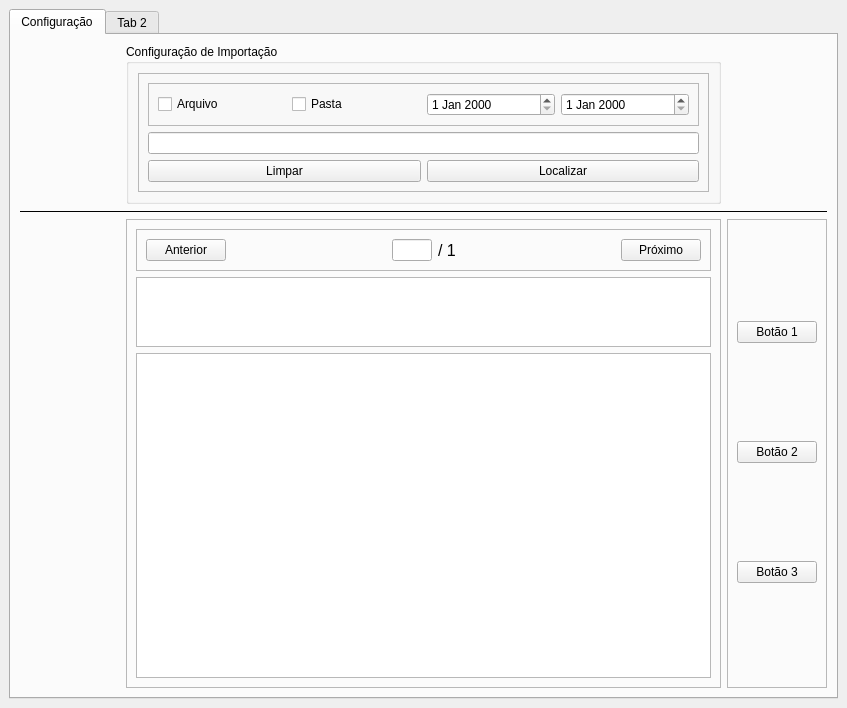
<?xml version="1.0" encoding="UTF-8"?>
<ui version="4.0">
 <class>MainWindow</class>
 <widget class="QMainWindow" name="MainWindow">
  <property name="geometry">
   <rect>
    <x>0</x>
    <y>0</y>
    <width>847</width>
    <height>708</height>
   </rect>
  </property>
  <property name="windowTitle">
   <string>MainWindow</string>
  </property>
  <widget class="QWidget" name="centralwidget">
   <layout class="QGridLayout" name="mainGridLayout">
    <item row="0" column="1">
     <widget class="QTabWidget" name="tabWidget">
      <widget class="QWidget" name="importTab">
       <attribute name="title">
        <string>Configuração</string>
       </attribute>
       <layout class="QGridLayout" name="importGridLayout">
        <item row="0" column="1">
         <widget class="QGroupBox" name="importGroupBox">
          <property name="title">
           <string>Configuração de Importação</string>
          </property>
          <layout class="QGridLayout" name="importGroupBoxLayout">
           <item row="0" column="0">
            <widget class="QFrame" name="importFrame">
             <property name="frameShape">
              <enum>QFrame::StyledPanel</enum>
             </property>
             <property name="frameShadow">
              <enum>QFrame::Raised</enum>
             </property>
             <layout class="QGridLayout" name="importFrameLayout">
              <item row="2" column="0">
               <widget class="QPushButton" name="clearButton">
                <property name="text">
                 <string>Limpar</string>
                </property>
               </widget>
              </item>
              <item row="2" column="1">
               <widget class="QPushButton" name="locateButton">
                <property name="text">
                 <string>Localizar</string>
                </property>
               </widget>
              </item>
              <item row="1" column="0" colspan="2">
               <widget class="QLineEdit" name="filePathLineEdit"/>
              </item>
              <item row="0" column="0" colspan="2">
               <widget class="QFrame" name="optionsFrame">
                <property name="frameShape">
                 <enum>QFrame::StyledPanel</enum>
                </property>
                <property name="frameShadow">
                 <enum>QFrame::Raised</enum>
                </property>
                <layout class="QHBoxLayout" name="optionsLayout">
                 <item>
                  <widget class="QCheckBox" name="fileCheckBox">
                   <property name="text">
                    <string>Arquivo</string>
                   </property>
                  </widget>
                 </item>
                 <item>
                  <widget class="QCheckBox" name="folderCheckBox">
                   <property name="text">
                    <string>Pasta</string>
                   </property>
                  </widget>
                 </item>
                 <item>
                  <widget class="QDateEdit" name="startDateEdit"/>
                 </item>
                 <item>
                  <widget class="QDateEdit" name="endDateEdit"/>
                 </item>
                </layout>
               </widget>
              </item>
             </layout>
            </widget>
           </item>
          </layout>
         </widget>
        </item>
        <item row="3" column="2">
         <widget class="QFrame" name="sideButtonsFrame">
          <property name="frameShape">
           <enum>QFrame::StyledPanel</enum>
          </property>
          <property name="frameShadow">
           <enum>QFrame::Raised</enum>
          </property>
          <layout class="QGridLayout" name="sideButtonsLayout">
           <item row="0" column="0">
            <widget class="QPushButton" name="sideButton1">
             <property name="text">
              <string>Botão 1</string>
             </property>
            </widget>
           </item>
           <item row="1" column="0">
            <widget class="QPushButton" name="sideButton2">
             <property name="text">
              <string>Botão 2</string>
             </property>
            </widget>
           </item>
           <item row="2" column="0">
            <widget class="QPushButton" name="sideButton3">
             <property name="text">
              <string>Botão 3</string>
             </property>
            </widget>
           </item>
          </layout>
         </widget>
        </item>
        <item row="3" column="1">
         <widget class="QFrame" name="navigationFrame">
          <property name="frameShape">
           <enum>QFrame::StyledPanel</enum>
          </property>
          <property name="frameShadow">
           <enum>QFrame::Raised</enum>
          </property>
          <layout class="QGridLayout" name="navigationLayout">
           <item row="0" column="0">
            <widget class="QFrame" name="paginationFrame">
             <property name="frameShape">
              <enum>QFrame::StyledPanel</enum>
             </property>
             <property name="frameShadow">
              <enum>QFrame::Raised</enum>
             </property>
             <layout class="QGridLayout" name="paginationLayout">
              <item row="0" column="0">
               <widget class="QPushButton" name="previousButton">
                <property name="text">
                 <string>Anterior</string>
                </property>
               </widget>
              </item>
              <item row="0" column="1">
               <spacer name="horizontalSpacer1">
                <property name="orientation">
                 <enum>Qt::Horizontal</enum>
                </property>
                <property name="sizeHint" stdset="0">
                 <size>
                  <width>0</width>
                  <height>0</height>
                 </size>
                </property>
               </spacer>
              </item>
              <item row="0" column="3">
               <widget class="QLineEdit" name="pageLineEdit">
                <property name="maximumSize">
                 <size>
                  <width>40</width>
                  <height>70</height>
                 </size>
                </property>
               </widget>
              </item>
              <item row="0" column="4">
               <widget class="QLabel" name="totalPagesLabel">
                <property name="font">
                 <font>
                  <pointsize>12</pointsize>
                 </font>
                </property>
                <property name="text">
                 <string>/ 1</string>
                </property>
               </widget>
              </item>
              <item row="0" column="5">
               <spacer name="horizontalSpacer2">
                <property name="orientation">
                 <enum>Qt::Horizontal</enum>
                </property>
                <property name="sizeHint" stdset="0">
                 <size>
                  <width>0</width>
                  <height>0</height>
                 </size>
                </property>
               </spacer>
              </item>
              <item row="0" column="6">
               <widget class="QPushButton" name="nextButton">
                <property name="text">
                 <string>Próximo</string>
                </property>
               </widget>
              </item>
              <item row="1" column="3">
               <spacer name="verticalSpacer">
                <property name="orientation">
                 <enum>Qt::Vertical</enum>
                </property>
                <property name="sizeType">
                 <enum>QSizePolicy::Maximum</enum>
                </property>
                <property name="sizeHint" stdset="0">
                 <size>
                  <width>0</width>
                  <height>0</height>
                 </size>
                </property>
               </spacer>
              </item>
             </layout>
            </widget>
           </item>
           <item row="2" column="0">
            <widget class="QTableWidget" name="dataTable"/>
           </item>
           <item row="1" column="0">
            <widget class="QColumnView" name="columnView">
             <property name="maximumSize">
              <size>
               <width>16777215</width>
               <height>70</height>
              </size>
             </property>
            </widget>
           </item>
          </layout>
         </widget>
        </item>
        <item row="0" column="2">
         <spacer name="horizontalSpacer3">
          <property name="orientation">
           <enum>Qt::Horizontal</enum>
          </property>
          <property name="sizeType">
           <enum>QSizePolicy::Maximum</enum>
          </property>
          <property name="sizeHint" stdset="0">
           <size>
            <width>100</width>
            <height>0</height>
           </size>
          </property>
         </spacer>
        </item>
        <item row="3" column="0">
         <spacer name="verticalSpacer2">
          <property name="orientation">
           <enum>Qt::Vertical</enum>
          </property>
          <property name="sizeHint" stdset="0">
           <size>
            <width>0</width>
            <height>0</height>
           </size>
          </property>
         </spacer>
        </item>
        <item row="2" column="0" colspan="3">
         <widget class="QFrame" name="separatorLine">
          <property name="frameShape">
           <enum>QFrame::HLine</enum>
          </property>
         </widget>
        </item>
        <item row="0" column="0">
         <spacer name="horizontalSpacer4">
          <property name="orientation">
           <enum>Qt::Horizontal</enum>
          </property>
          <property name="sizeType">
           <enum>QSizePolicy::Maximum</enum>
          </property>
          <property name="sizeHint" stdset="0">
           <size>
            <width>100</width>
            <height>0</height>
           </size>
          </property>
         </spacer>
        </item>
       </layout>
      </widget>
      <widget class="QWidget" name="tab2">
       <attribute name="title">
        <string>Tab 2</string>
       </attribute>
      </widget>
     </widget>
    </item>
   </layout>
  </widget>
 </widget>
 <resources/>
 <connections/>
</ui>
